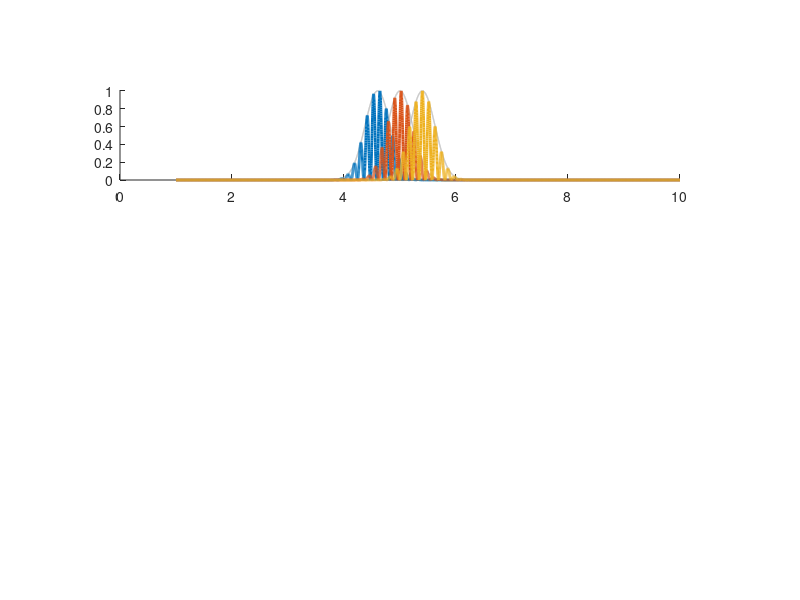

Here is the MATLAB script that generated this plot: (Note: this script raises an error after producing the figure.)
function FigureForGyuri2

NOPLOT = 0;
GoPrint = 0;

%%%%%%%%%%%%%%%%%%%%%%%%%%%%%%%%%%%%%%%%%%%%
%% default parameters

sig = 0.32; % [sec]
f0 = 8.7;    % [Hz]
cf = 1/(3*sqrt(2)*sig*f0); % dimension less 

ft = f0*(1-cf);

t=[1:0.001:10]'; %% 10 sec
for n=1:100
  T = 0.1*n;
  tau = cf*T;
  y(:,n) = 0.5*(1+cos(2*pi*f0*(t-tau))).*exp(-(t-T).^2/sig^2);
  y2(:,n) = exp(-(t-T).^2/sig^2);
end

%% example neurons
cl = [23:2:27]*2;

%%%%%%%%%%%%%%%%%%%%%%%%%%%%%%%%%%%%%%%%%%%%
%% Example Figure
figure(123);clf
set(gcf,'position',[1829 370 592 541])


%%
subplot('position',[0.15 0.7 0.7 0.15])
hold on
%% 
yy = sum(y,2);
%plot(t,[yy/max(yy)],'color',[1 1 1]*0.2,'LineStyle','--','LineWidth',2)
cc = colormap('lines');
l = 1:3;
k=3;
for n=1:k
  plot(t,y2(:,cl(n))/max(y2(:,cl(n))),'-','LineWidth',1,'Color',[1 1 1]*0.7)
end
for n=1:k
  plot(t,y(:,cl(n))/max(y(:,cl(n))),'LineWidth',2,'Color',cc(l(n),:))
end
ylim([0 1.01])
Lines([0.1*cl(1) 0.1*cl(2)],[],'k','-',1);
Lines(4.755,[0 0.9],'k','-',1);
Lines(4.8,[0 0.9],'k','-',1);
%Lines(4.755,[0.8 0.9],'k','-',2);
%Lines(4.8,[0.64 0.9],'k','-',2);
Lines([4.755 4.8],0.85,'k','-',1);
ylabel('rate','FontSize',16)
xlim([4 6])
set(gca,'TickDir','out','FontSize',16,'XTick',[],'YTick',[])
box off
axis off
text(3.9,0.05,'probability','FontSize',16,'rotation',90)

subplot('position',[0.15 0.85 0.7 0.05])
xlim([4 6])
ylim([0 1])
Lines([0.1*cl(1) 0.1*cl(2)],[],'k','-',1);
ylim([0 1])
a1=annotation('doublearrow',[0.36 0.5],[0.89 0.89]);
set(a1,'Head1Style','vback1','Head2Style','vback1','Head1Length',5,'Head1Width',5,'Head2Length',5,'Head2Width',5)
text(4.75,1.4,'T','FontSize',24);
a2=annotation('arrow',[0.44 0.425],[0.855 0.835]);
set(a2,'HeadStyle','vback1','HeadLength',5,'HeadWidth',5)
text(4.85,0.3,'\tau','FontSize',24)
axis off


%%
subplot('position',[0.15 0.5 0.7 0.15])
hold on
colormap('default')
cc = colormap;
k=22; l = round(linspace(1,64,k));
cll = [40:1:70];
for n=1:k
  plot(t,y(:,cll(n))/max(y(:,cll(n))),'LineWidth',2,'Color',cc(l(n),:))
end
yy = sum(y,2);
plot(t,[yy/max(yy)],'color',[1 1 1]*0.2,'LineStyle','--','LineWidth',2)
xlabel('time [sec]','FontSize',16)
ylabel('probability','FontSize',16)
xlim([4 6])
set(gca,'TickDir','out','FontSize',16,'XTick',[],'YTick',[])
box off
axis off
%text(5.7,-0.25,'2 sec','FontSize',16)
text(3.9,0.05,'probability','FontSize',16,'rotation',90)
text(6.06,0.6,'2A','FontSize',16);
b=0.05;
annotation('line',[0.875 0.875]+0.01,[0.67 0.695]-b,'LineWidth',2);
annotation('line',[0.875 0.875]+0.01,[0.59 0.62]-b,'LineWidth',2);

annotation('line',[0.87 0.88]+0.01,[0.59 0.59]-b,'LineWidth',2);
annotation('line',[0.87 0.88]+0.01,[0.695 0.695]-b,'LineWidth',2);


%%%%%%%%%%%%%%%%%%%%%%%%%%%%%%%%%%%%%%%%%%%%
%% PHASE
%% compute the phase of yy
gt = find(t>1 & t<=9);
t2 = t(gt)-1;
yy2 = [yy(gt)/max(yy(gt))];
a = (max(yy2)-min(yy2))/2;
b = (max(yy2)+min(yy2))/2;
yy2 = (yy2-b)/a;
dyy = diff(yy2)./diff(t2);
dyy = dyy/max(dyy);

dt = t2(2:end)-mean(diff(t2))/2;
yy3 = yy2(1:end-1)+diff(yy2)/2;

phi = angle(yy3-i*dyy);
phi = mod(phi+pi,2*pi);

subplot('position',[0.15 0.15 0.7 0.3])
hold on
cc = colormap('lines');
l = 1:3;
k=3; 
rate = 100/sig;
for n=1:k
  y2 = y(:,cl(n))/max(y(:,cl(n)));
  y22 = zeros(size(y2));
  y22 = y2;%(find(y2>=0)) = y2(find(y2>=0));
  y3 = cumsum(y22)/sum(y22);
  r = rand(10000,1);
  [xx xi yi] = NearestNeighbour(y3,r);
  %% randomize
  rdt =  t(xi)+(rand(size(xi))-0.5)*0.3;%*0.3;
  rph =  phi(xi)*180/pi + (rand(size(xi))-0.5)*20;
  
  plot(rdt(1:10:end),rph(1:10:end),'o','markersize',3,'markerfacecolor',cc(l(n),:),'markeredgecolor',cc(l(n),:))
  plot(rdt(1:10:end),rph(1:10:end)+360,'o','markersize',3,'markerfacecolor',cc(l(n),:),'markeredgecolor',cc(l(n),:))
  
  bin = [0:30:720];
  h(:,n) = histcI([rph;rph+360],bin);
end
axis tight
xlim([4 6])
ylim([0 720])
set(gca,'TickDir','out','FontSize',16,'XTick',[],'YTick',[0:180:720])
box off
%axis off
%text(3.75,300,'phase [deg]','FontSize',16,'rotation',90)
ylabel('phase [deg]','FontSize',16)
text(5.7,-70,'2 sec','FontSize',16)



%%%%%%%%
subplot('position',[0.85 0.15 0.1 0.3])
plot(h,bin(1:end-1)+mean(diff(bin))/2,'LineWidth',2)
axis tight
xlim([0 max(h(:))])
ylim([0 720])
box off
axis off
text(100,-70,'count','FontSize',16)

%PrintFig(['OscilModelScatchPh'],GoPrint)
PrintFig('FigGyuri3',GoPrint)


return

%%%%%%%%%%%%%%%%%%%%%%%%%%%%%%%%%%%%%%%%%%%%
%%%%%%%%%%%%%%%%%%%%%%%%%%%%%%%%%%%%%%%%%%%%
%%%%%%%%%%%%%%%%%%%%%%%%%%%%%%%%%%%%%%%%%%%%
%%%%%%%%%%%%%%%%%%%%%%%%%%%%%%%%%%%%%%%%%%%%
%%%%%%%%%%%%%%%%%%%%%%%%%%%%%%%%%%%%%%%%%%%%
%%%%%%%%%%%%%%%%%%%%%%%%%%%%%%%%%%%%%%%%%%%%
%%%%%%%%%%%%%%%%%%%%%%%%%%%%%%%%%%%%%%%%%%%%
%%%%%%%%%%%%%%%%%%%%%%%%%%%%%%%%%%%%%%%%%%%%
%%%%%%%%%%%%%%%%%%%%%%%%%%%%%%%%%%%%%%%%%%%%
%%%%%%%%%%%%%%%%%%%%%%%%%%%%%%%%%%%%%%%%%%%%
%%%%%%%%%%%%%%%%%%%%%%%%%%%%%%%%%%%%%%%%%%%%
